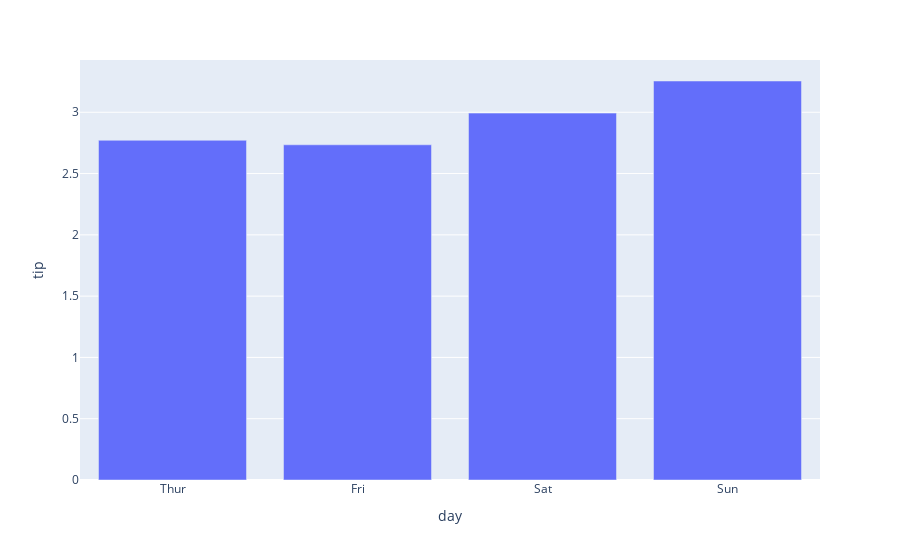

Notebook cell for this chart:
### Code cell
df = tip.groupby('day', as_index=False)['tip'].mean()
px.bar(df, x='day', y='tip')

### Figure 1 — Plotly figure (JSON) as saved in the notebook; plotly's stock layout.template omitted (floating-point values rounded to 4 significant figures)
{"data": [{"hovertemplate": "day=%{x}<br>tip=%{y}<extra></extra>", "legendgroup": "", "marker": {"color": "#636efa", "pattern": {"shape": ""}}, "name": "", "orientation": "v", "showlegend": false, "textposition": "auto", "type": "bar", "x": ["Thur", "Fri", "Sat", "Sun"], "xaxis": "x", "y": [2.771, 2.735, 2.993, 3.255], "yaxis": "y"}], "layout": {"barmode": "relative", "legend": {"tracegroupgap": 0}, "margin": {"t": 60}, "xaxis": {"anchor": "y", "domain": [0, 1], "title": {"text": "day"}}, "yaxis": {"anchor": "x", "domain": [0, 1], "title": {"text": "tip"}}}}
